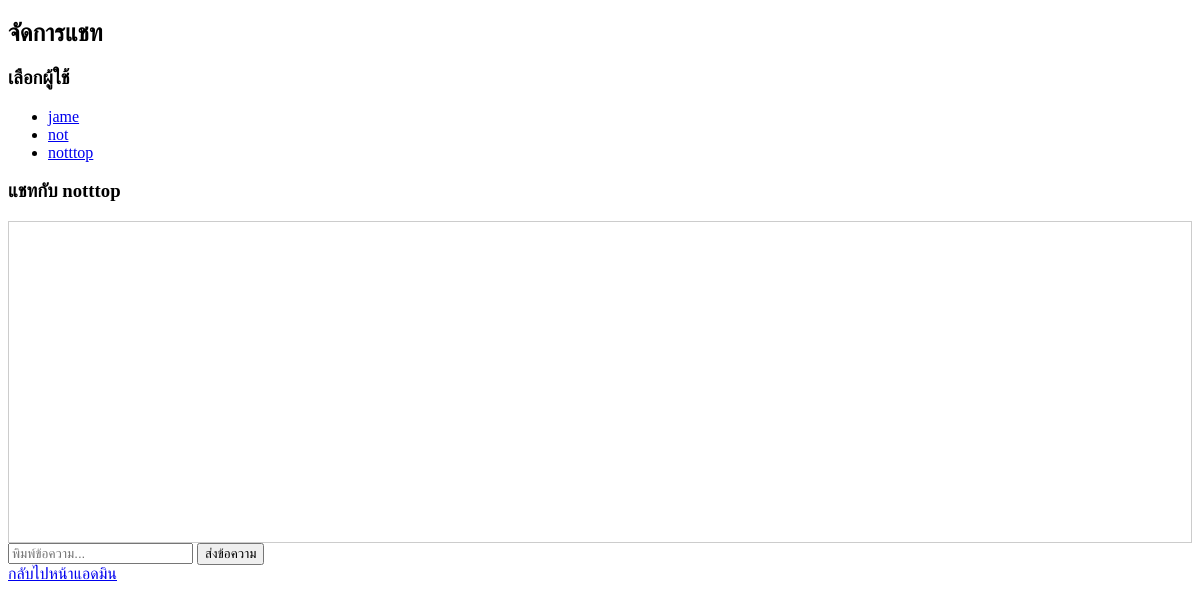
Before: /admin-chat/?user=4 (signed in) with the older database file.
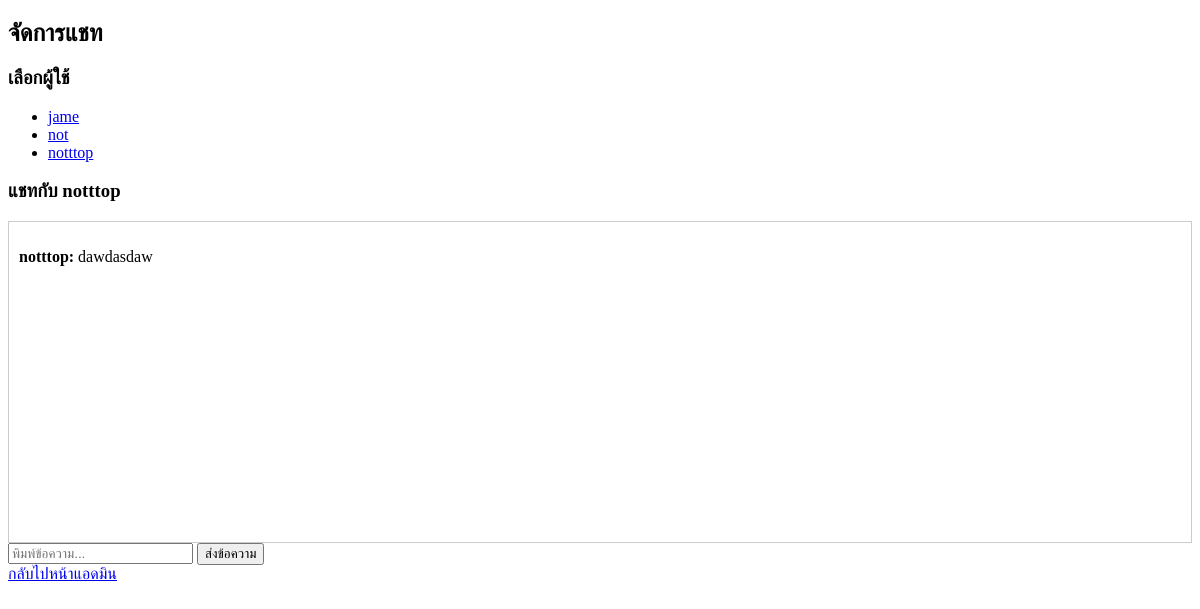
After: the same page with the newer database file.
### user/models.py (models this page shows, shortened)
class CustomUser(AbstractUser):
    full_name = models.CharField(max_length=255)  # ชื่อ-นามสกุล
    phone_number = models.CharField(max_length=15)  # เบอร์โทร
    email = models.EmailField(unique=True)  # อีเมล
    address = models.TextField(blank=True, null=True)  # ที่อยู่ (เป็นค่าว่างได้)
    zip_code = models.CharField(max_length=10, blank=True, null=True)  # รหัสไปรษณีย์ (เป็นค่าว่างได้)
    USERNAME_FIELD = "email"  # ✅ ใช้อีเมลเป็นตัวล็อกอินแทน
    REQUIRED_FIELDS = ["username", "full_name", "phone_number"]

### shop/models.py (models this page shows, shortened)
class ChatMessage(models.Model):
    sender = models.ForeignKey(settings.AUTH_USER_MODEL, on_delete=models.CASCADE, related_name="sent_messages")
    receiver = models.ForeignKey(settings.AUTH_USER_MODEL, on_delete=models.CASCADE, related_name="received_messages")
    message = models.TextField()
    timestamp = models.DateTimeField(auto_now_add=True)

### shop/views.py (the view, shortened to what this page needs)
# urls.py: path('admin-chat/', views.admin_chat, name='admin_chat'),
@login_required
def admin_chat(request):
    if not request.user.is_superuser:
        return redirect('product_list')  # ป้องกัน user ธรรมดาเข้าถึง
    users = User.objects.filter(is_superuser=False)
    selected_user_id = request.GET.get('user')
    selected_user = None
    messages = ChatMessage.objects.none()
    if selected_user_id:
        selected_user = get_object_or_404(User, id=selected_user_id)
        messages = ChatMessage.objects.filter(
            sender=selected_user, receiver=request.user
        ) | ChatMessage.objects.filter(sender=request.user, receiver=selected_user)
        messages = messages.order_by('timestamp')
    return render(request, 'shop/admin_chat.html', {'users': users, 'messages': messages, 'selected_user': selected_user})

### shop/templates/shop/admin_chat.html (shortened to what this page needs)
<!DOCTYPE html>
<html lang="th">
<head>
</head>
<body>
    <h2>จัดการแชท</h2>
    <h3>เลือกผู้ใช้</h3>
    <ul>
        {% for user in users %}
            <li><a href="?user={{ user.id }}">{{ user.username }}</a></li>
        {% endfor %}
    </ul>
    {% if selected_user %}
        <h3>แชทกับ {{ selected_user.username }}</h3>
        <div style="height: 300px; overflow-y: scroll; border: 1px solid #ccc; padding: 10px;">
            {% for message in messages %}
                <p><strong>{{ message.sender.username }}:</strong> {{ message.message }}</p>
            {% endfor %}
        </div>
        <form method="post" action="?user={{ selected_user.id }}">
            <input type="text" name="message" placeholder="พิมพ์ข้อความ..." required>
            <button type="submit">ส่งข้อความ</button>
        </form>
    {% endif %}
    <a href="{% url 'admin_dashboard' %}">กลับไปหน้าแอดมิน</a>
</body>
</html>

Changed rows visible on the page:
added ChatMessage: sender.username "notttop", message "dawdasdaw"
